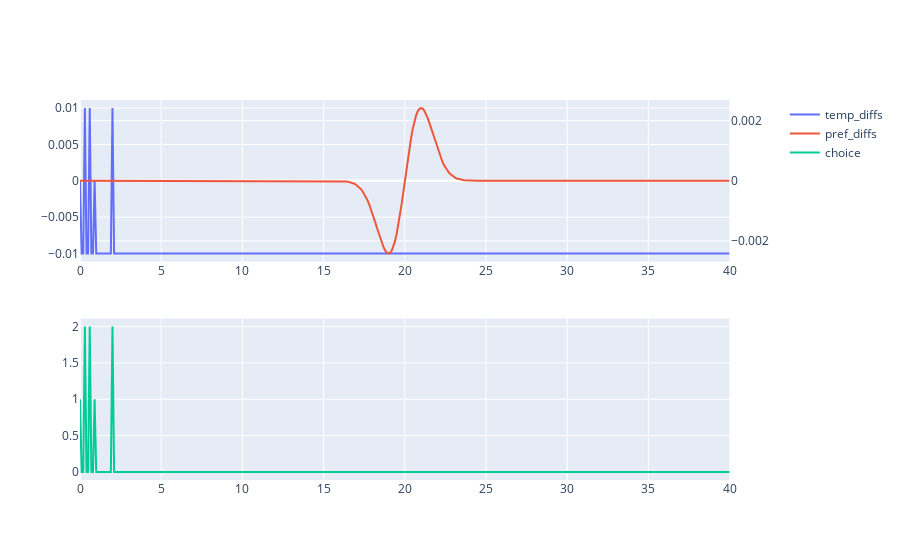

The notebook cell this image was saved under:
### Code cell
test_model(model)

### Figure 1 — Plotly figure (JSON) as saved in the notebook; plotly's stock layout.template omitted (floating-point values rounded to 4 significant figures; data arrays with more than 128 entries replaced by an {"elided": "..."} marker saying what was removed)
{"data": [{"name": "temp_diffs", "type": "scatter", "x": {"elided": "401 float values"}, "xaxis": "x", "y": {"elided": "401 float values"}, "yaxis": "y"}, {"name": "pref_diffs", "type": "scatter", "x": {"elided": "401 float values"}, "xaxis": "x", "y": {"elided": "401 float values"}, "yaxis": "y2"}, {"name": "choice", "type": "scatter", "x": {"elided": "401 float values"}, "xaxis": "x2", "y": {"elided": "401 int values"}, "yaxis": "y3"}], "layout": {"xaxis": {"anchor": "y", "domain": [0, 0.94]}, "xaxis2": {"anchor": "y3", "domain": [0, 0.94]}, "yaxis": {"anchor": "x", "domain": [0.575, 1]}, "yaxis2": {"anchor": "x", "overlaying": "y", "side": "right"}, "yaxis3": {"anchor": "x2", "domain": [0, 0.425]}}}
